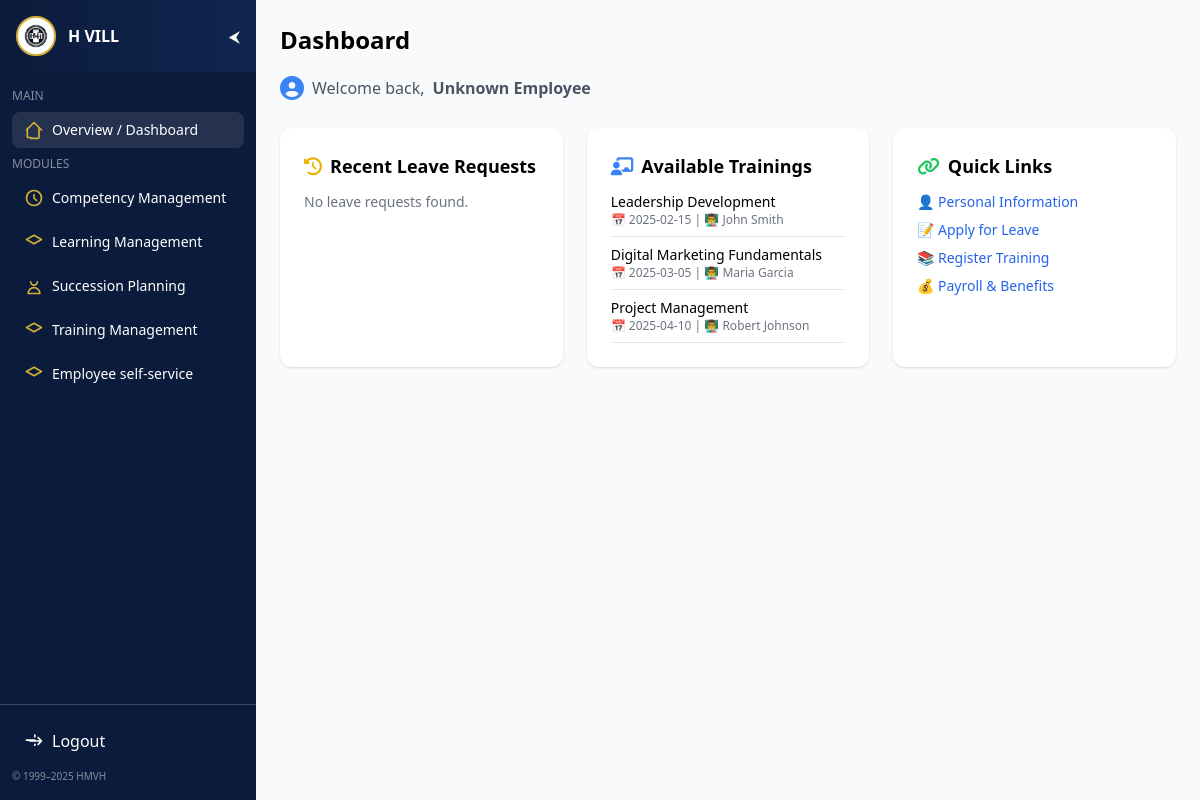
Page /employee/employeedashboard.php on the committed database.
### tables this page shows
CREATE TABLE `training` (
  `training_id` int(11) NOT NULL,
  `title` varchar(100) NOT NULL,
  `date` date NOT NULL,
  `trainer` varchar(100) NOT NULL
);

### employee/employeedashboard.php (the view, shortened to what this page needs)
<?php
try {
    $pdo = new PDO("mysql:host=127.0.0.1;port=3307;dbname=db", "root", "");
    $pdo->setAttribute(PDO::ATTR_ERRMODE, PDO::ERRMODE_EXCEPTION);
} catch (Exception $e) {
    die("DB Connection failed: " . $e->getMessage());
}
$empId = 1;
$employee = $pdo->query("SELECT * FROM employee WHERE employee_id=$empId")->fetch(PDO::FETCH_ASSOC);
if (!$employee) {
    $employee = [
        'first_name' => 'Unknown',
        'last_name'  => 'Employee'
    ];
}
$leaves = $pdo->query("SELECT * FROM leave_request WHERE fk_employee_id=$empId ORDER BY start_date DESC LIMIT 5")->fetchAll(PDO::FETCH_ASSOC);
$trainings = $pdo->query("SELECT * FROM training ORDER BY date ASC LIMIT 5")->fetchAll(PDO::FETCH_ASSOC);
?>
<!doctype html>
<html lang="en">
  <script src="https://cdn.tailwindcss.com"></script>
  <link rel="stylesheet" href="https://cdnjs.cloudflare.com/ajax/libs/font-awesome/6.4.0/css/all.min.css">
</head>
<body class="bg-gray-50">
  <div class="flex">
    <div class="w-64">
      <?php include 'sidebar.php'; ?>
    </div>
    <div class="flex-1 p-6">
      <h1 class="text-2xl font-bold mb-4">Dashboard</h1>
      <p class="text-gray-600 mb-6 flex items-center gap-2">
        <i class="fas fa-user-circle text-blue-500 text-2xl"></i>
        Welcome back, <span class="font-semibold">
          <?= htmlspecialchars(($employee['first_name'] ?? '') . " " . ($employee['last_name'] ?? '')) ?>
        </span>
      </p>
      <div class="grid grid-cols-1 md:grid-cols-2 lg:grid-cols-3 gap-6">
        <div class="bg-white p-6 rounded-xl shadow">
          <h2 class="text-lg font-semibold mb-3 flex items-center gap-2">
            <i class="fas fa-history text-yellow-500"></i> Recent Leave Requests
          </h2>
          <ul class="space-y-2 text-sm">
            <?php if ($leaves): ?>
              <?php foreach($leaves as $l): ?>
                <li class="border-b pb-2">
                  <span class="font-medium"><?= htmlspecialchars($l['type']) ?></span>
                  <div class="text-gray-500 text-xs">
                    <?= htmlspecialchars($l['start_date']) ?> → <?= htmlspecialchars($l['end_date']) ?>
                    (<?= htmlspecialchars($l['status']) ?>)
                  </div>
                </li>
              <?php endforeach; ?>
            <?php else: ?>
              <li class="text-gray-500">No leave requests found.</li>
            <?php endif; ?>
          </ul>
        </div>
        <div class="bg-white p-6 rounded-xl shadow">
          <h2 class="text-lg font-semibold mb-3 flex items-center gap-2">
            <i class="fas fa-chalkboard-teacher text-blue-500"></i> Available Trainings
          </h2>
          <ul class="space-y-2 text-sm">
            <?php if ($trainings): ?>
              <?php foreach($trainings as $t): ?>
                <li class="border-b pb-2">
                  <p class="font-medium"><?= htmlspecialchars($t['title']) ?></p>
                  <p class="text-gray-500 text-xs">📅 <?= htmlspecialchars($t['date']) ?> | 👨‍🏫 <?= htmlspecialchars($t['trainer']) ?></p>
                </li>
              <?php endforeach; ?>
            <?php else: ?>
              <li class="text-gray-500">No available trainings.</li>
            <?php endif; ?>
          </ul>
        </div>
        <div class="bg-white p-6 rounded-xl shadow">
          <h2 class="text-lg font-semibold mb-3 flex items-center gap-2">
            <i class="fas fa-link text-green-500"></i> Quick Links
          </h2>
          <ul class="space-y-2 text-sm">
            <li><a href="EmployeeSelfService.php?tab=personal" class="text-blue-600 hover:underline">👤 Personal Information</a></li>
            <li><a href="EmployeeSelfService.php?tab=leave" class="text-blue-600 hover:underline">📝 Apply for Leave</a></li>
            <li><a href="EmployeeSelfService.php?tab=training" class="text-blue-600 hover:underline">📚 Register Training</a></li>
            <li><a href="EmployeeSelfService.php?tab=payroll" class="text-blue-600 hover:underline">💰 Payroll & Benefits</a></li>
          </ul>
        </div>
      </div>
    </div>
  </div>
</body>
</html>

### rows in the picture
training: title "Leadership Development", date "2025-02-15", trainer "John Smith"
training: title "Digital Marketing Fundamentals", date "2025-03-05", trainer "Maria Garcia"
training: title "Project Management", date "2025-04-10", trainer "Robert Johnson"
